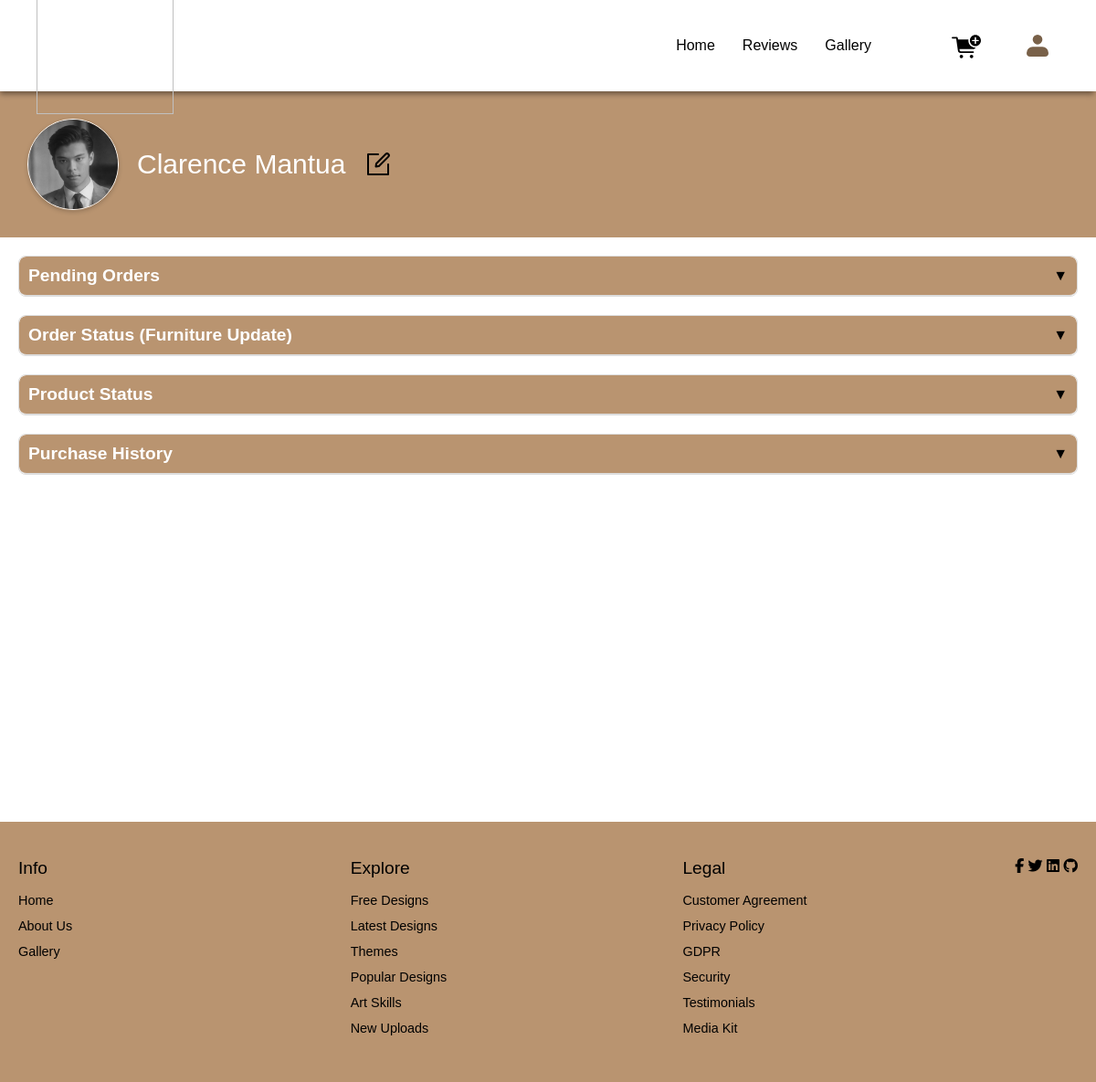
Screenshot of /Capstone_Client/profile/profile.php (signed in) with the database file from the repository.
### tables this page shows
CREATE TABLE `tbl_user_info` (
  `User_ID` varchar(150) NOT NULL,
  `Last_Name` varchar(300) DEFAULT NULL,
  `First_Name` varchar(300) DEFAULT NULL,
  `Middle_Name` varchar(300) DEFAULT NULL,
  `Home_Address` varchar(300) DEFAULT NULL,
  `Email_Address` varchar(300) DEFAULT NULL,
  `Mobile_Number` varchar(300) DEFAULT NULL,
  `Status` varchar(300) DEFAULT NULL,
  `Password` varchar(150) DEFAULT NULL,
  `PicPath` varchar(750) DEFAULT NULL,
  `reset_code` int(11) DEFAULT NULL,
  `reset_code_expiry` datetime DEFAULT NULL,
  PRIMARY KEY (`User_ID`)
);

### Capstone_Client/profile/profile.php (the view, shortened to what this page needs)
<?php
$userId = $_SESSION["user_id"];
include("../config/database.php");
try {
    $stmt = $pdo->prepare("SELECT * FROM tbl_user_info WHERE User_ID = :userId");
    $stmt->bindParam(':userId', $userId, PDO::PARAM_STR);
    $stmt->execute();
    $user = $stmt->fetch(PDO::FETCH_ASSOC);
} catch (PDOException $e) {
    die("Database error: " . $e->getMessage());
}
?>
<!DOCTYPE html>
<html lang="en">
<head>
    <link rel="stylesheet" href="../static/css-files/Home.css">
    <link rel="stylesheet" href="../static/css-files/profile.css">
    <link rel="stylesheet" href="https://cdnjs.cloudflare.com/ajax/libs/font-awesome/6.0.0/css/all.min.css">
    <link rel="stylesheet" href="https://cdn.jsdelivr.net/npm/swiper@11/swiper-bundle.min.css" />
    <link rel="stylesheet" href="https://cdnjs.cloudflare.com/ajax/libs/font-awesome/6.4.2/css/all.min.css" />
    <link rel="stylesheet" href="https://cdnjs.cloudflare.com/ajax/libs/font-awesome/5.15.4/css/all.min.css">
    <link rel="stylesheet" href="https://cdnjs.cloudflare.com/ajax/libs/font-awesome/5.15.4/css/all.min.css">
    <link rel="stylesheet" href="https://cdnjs.cloudflare.com/ajax/libs/font-awesome/5.15.4/css/all.min.css">
</head>
<body>
<header>
  <nav class="navbar">
    <a href="../dashboard/home.php" class="logo">
      <img src="../static/images/rm raw png.png" alt="" class="logo">
    </a>
    <ul class="menu-links">
      <li class="">
        <a href="../dashboard/home.php">Home</a>
      </li>
      <li><a href="../reviews/review.php">Reviews</a></li>
      <li><a href="../gallery/gallery.php" class="">Gallery</a></li>
      <li><a href="../cart/cart.php" class="cart" id="cart">Cart</a></li>
      <li class="dropdown">
        <a href="../profile/profile.php" class="profile activecon" id="sign_in">Profile</a>
      </li>
    </ul>
  </nav>
</header>
<main>
    <div class="container-profile">
        <div class="profile-icon-con">
            <img class="profile-icon" src="<?php echo ($user['PicPath']) ? '../uploads/user/' . basename($user['PicPath']) : '../static/profile-icon.png'; ?>" alt="Profile Icon">
            <p class="nameofuser"><?= $user['First_Name'] . " " . $user['Last_Name'] ?></p>
            <a class="ep--edit" href="edit-profile.php"></a>
        </div>
    </div>
    <div class="section-container">
        <div class="section-header" onclick="toggleSection('pending-orders')">
            <h2>Pending Orders</h2>
            <span class="toggle-icon">&#9660;</span>
        </div>
    </div>
    <div class="section-container">
        <div class="section-header" onclick="toggleSection('order-status')">
            <h2>Order Status (Furniture Update)</h2>
            <span class="toggle-icon">&#9660;</span>
        </div>
    </div>
    <div class="section-container">
        <div class="section-header" onclick="toggleSection('product-status')">
            <h2>Product Status</h2>
            <span class="toggle-icon">&#9660;</span>
        </div>
    </div>
    <div class="section-container">
        <div class="section-header" onclick="toggleSection('purchase-history')">
            <h2>Purchase History</h2>
            <span class="toggle-icon">&#9660;</span>
        </div>
    </div>
</main>
<footer class="footer">
    <div class="footer-row">
        <div class="footer-col">
            <h4>Info</h4>
            <ul class="links">
                <li><a href="home.php">Home</a></li>
                <li><a href="#">About Us</a></li>
                <li><a href="Gallery.php">Gallery</a></li>
            </ul>
        </div>
        <div class="footer-col">
            <h4>Explore</h4>
            <ul class="links">
                <li><a href="#">Free Designs</a></li>
                <li><a href="#">Latest Designs</a></li>
                <li><a href="#">Themes</a></li>
                <li><a href="#">Popular Designs</a></li>
                <li><a href="#">Art Skills</a></li>
                <li><a href="#">New Uploads</a></li>
            </ul>
        </div>
        <div class="footer-col">
            <h4>Legal</h4>
            <ul class="links">
                <li><a href="#">Customer Agreement</a></li>
                <li><a href="#">Privacy Policy</a></li>
                <li><a href="#">GDPR</a></li>
                <li><a href="#">Security</a></li>
                <li><a href="#">Testimonials</a></li>
                <li><a href="#">Media Kit</a></li>
            </ul>
        </div>
        <div class="icons">
            <i class="fa-brands fa-facebook-f"></i>
            <i class="fa-brands fa-twitter"></i>
            <i class="fa-brands fa-linkedin"></i>
            <i class="fa-brands fa-github"></i>
        </div>
    </div>
</footer>
</body>
</html>

### Capstone_Client/static/css-files/Home.css (style rules this page uses)
* { margin: 0; padding: 0; box-sizing: border-box; font-family: 'Marcellus', sans-serif; }
:root { --main-bg-color: #B99470; --link-color: #000; --hover-color: #1dbf73; }
main { overflow: hidden; }
header { position: sticky; left: 0; top: 0; width: 100%; z-index: 1; padding: 20px; background-color: white; box-shadow: -1px 4px 6px -1px rgba(0,0,0,0.43); -webkit-box-shadow: -1px 4px 6px -1px rgba(0,0,0,0.43); -moz-box-shadow: -1px 4px 6px -1px rgba(0,0,0,0.43); height: 100px; display: flex; justify-content: center; align-items: center; z-index: 10000; }
.navbar .menu-links li a.activecon { color: #796149; font-weight: bold; position: relative; }
header .navbar { max-width: 2000px; width: 100%; display: flex; align-items: center; justify-content: space-between; align-content: center; padding: 0 20px; }
.navbar .menu-links { display: flex; align-items: center; list-style: none; gap: 30px; }
.navbar .menu-links li a { color:black; font-weight: 500; text-decoration: none; transition: 0.2s ease; }
.dropdown { position: relative; }
.logo { width: 150px; }
.cart { margin-left: 50px; display: inline-block; width: 3em; height: 2em; background-color: currentColor; -webkit-mask-image: var(--svg); mask-image: var(--svg); -webkit-mask-repeat: no-repeat; mask-repeat: no-repeat; -webkit-mask-size: 100% 100%; mask-size: 100% 100%; }
.profile { display: inline-block; width: 3em; height: 2em; background-color: currentColor; -webkit-mask-image: var(--svg); mask-image: var(--svg); -webkit-mask-repeat: no-repeat; mask-repeat: no-repeat; -webkit-mask-size: 100% 100%; mask-size: 100% 100%; }
main { min-height: 100vh; }
.footer { max-width: 100%; width: 100%; background-color: #B99470; padding: 40px 20px; }
.footer .footer-row { display: flex; flex-wrap: wrap; justify-content: space-between; gap: 2rem; }
.footer-row .footer-col { flex: 1; min-width: 200px; }
.footer-row .footer-col h4 { color: black; font-size: 1.2rem; font-weight: 400; margin-bottom: 15px; }
.footer-col .links { margin-top: 10px; }
.footer-col .links li { list-style: none; margin-bottom: 10px; }
.footer-col .links li a { text-decoration: none; color: black; font-size: 0.9rem; }

### Capstone_Client/static/css-files/profile.css (style rules this page uses)
.container-profile { height: 20vh; width: 100%; background-color: #B99470; display: flex; justify-content: space-between; align-items: center; }
.profile-icon-con { text-align: center; padding: 20px; width: 70%; height: 120px; display: flex; align-items: center; }
.profile-icon { width: 15vw; height: 15vw; max-width: 100px; max-height: 100px; border-radius: 50%; object-fit: cover; border: 3px solid #fff; box-shadow: 0 2px 5px rgba(0,0,0,0.2); margin: 10px 10px ; border: 1px solid rgb(255, 255, 255); border-radius: 70px; }
.nameofuser { font-size: clamp(1.5rem, 2.5vw, 2rem); color: white; font-weight: 500; margin:10px; padding:0; }
.ep--edit { display: inline-block; width: 2em; height: 2em; background-color: rgb(0, 0, 0); -webkit-mask-image: var(--svg); mask-image: var(--svg); -webkit-mask-repeat: no-repeat; mask-repeat: no-repeat; -webkit-mask-size: 100% 100%; mask-size: 100% 100%; margin-left: 10px; }
.section-container { margin: 20px; border: 1px solid #ddd; border-radius: 8px; overflow: hidden; }
.section-header { background: #f8f9fa; padding: 15px 20px; cursor: pointer; display: flex; justify-content: space-between; align-items: center; border-bottom: 1px solid #ddd; }
.section-header h2 { margin: 0; font-size: 1.2rem; color: #333; }
.toggle-icon { transition: transform 0.3s ease; }
.section-header { display: flex; justify-content: space-between; align-items: center; cursor: pointer; background-color: #B99470; padding: 10px; border-radius: 8px; }
.section-header h2 { color: white; }
.toggle-icon { font-weight: bold; }
.navbar { display: flex; justify-content: space-between; align-items: center; flex-wrap: wrap; }
.menu-links { display: flex; gap: 15px; }

### rows the page displays
tbl_user_info: PicPath (picture), First_Name "Clarence", Last_Name "Mantua"
